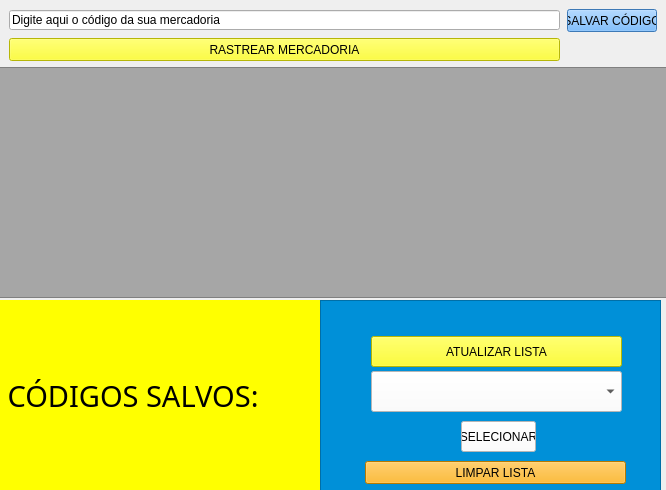
<?xml version="1.0" encoding="UTF-8"?>
<ui version="4.0">
 <class>MainWindow</class>
 <widget class="QMainWindow" name="MainWindow">
  <property name="geometry">
   <rect>
    <x>0</x>
    <y>0</y>
    <width>666</width>
    <height>490</height>
   </rect>
  </property>
  <property name="windowTitle">
   <string>Correios Tracker by.Leandro Furtado</string>
  </property>
  <widget class="QWidget" name="centralwidget">
   <widget class="QLineEdit" name="inputCodigo">
    <property name="geometry">
     <rect>
      <x>9</x>
      <y>10</y>
      <width>551</width>
      <height>20</height>
     </rect>
    </property>
    <property name="text">
     <string>Digite aqui o código da sua mercadoria</string>
    </property>
   </widget>
   <widget class="QPushButton" name="button_salvar">
    <property name="geometry">
     <rect>
      <x>567</x>
      <y>9</y>
      <width>90</width>
      <height>23</height>
     </rect>
    </property>
    <property name="cursor">
     <cursorShape>PointingHandCursor</cursorShape>
    </property>
    <property name="styleSheet">
     <string notr="true">border-color: rgb(255, 0, 0);
background-color: rgb(85, 170, 255);</string>
    </property>
    <property name="text">
     <string>SALVAR CÓDIGO</string>
    </property>
   </widget>
   <widget class="QPushButton" name="button_rastreio">
    <property name="geometry">
     <rect>
      <x>9</x>
      <y>38</y>
      <width>551</width>
      <height>23</height>
     </rect>
    </property>
    <property name="cursor">
     <cursorShape>PointingHandCursor</cursorShape>
    </property>
    <property name="styleSheet">
     <string notr="true">border-color: rgb(0, 255, 0);
background-color: rgb(255, 255, 10);
gridline-color: rgb(0, 38, 255);
gridline-color: rgb(85, 255, 0);</string>
    </property>
    <property name="text">
     <string>RASTREAR MERCADORIA</string>
    </property>
   </widget>
   <widget class="QLabel" name="label_tittle">
    <property name="geometry">
     <rect>
      <x>0</x>
      <y>300</y>
      <width>321</width>
      <height>191</height>
     </rect>
    </property>
    <property name="minimumSize">
     <size>
      <width>60</width>
      <height>30</height>
     </size>
    </property>
    <property name="maximumSize">
     <size>
      <width>800</width>
      <height>600</height>
     </size>
    </property>
    <property name="baseSize">
     <size>
      <width>360</width>
      <height>250</height>
     </size>
    </property>
    <property name="font">
     <font>
      <family>Arial Black</family>
      <pointsize>22</pointsize>
      <weight>10</weight>
      <italic>false</italic>
      <bold>false</bold>
     </font>
    </property>
    <property name="cursor">
     <cursorShape>ArrowCursor</cursorShape>
    </property>
    <property name="styleSheet">
     <string notr="true">background-color: rgb(255, 255, 0);
font: 87 22pt &quot;Arial Black&quot;;</string>
    </property>
    <property name="text">
     <string> CÓDIGOS SALVOS:</string>
    </property>
   </widget>
   <widget class="QScrollArea" name="scrollArea">
    <property name="geometry">
     <rect>
      <x>320</x>
      <y>300</y>
      <width>341</width>
      <height>191</height>
     </rect>
    </property>
    <property name="autoFillBackground">
     <bool>false</bool>
    </property>
    <property name="styleSheet">
     <string notr="true">background-color: rgb(0, 144, 216);</string>
    </property>
    <property name="widgetResizable">
     <bool>true</bool>
    </property>
    <widget class="QWidget" name="scrollAreaWidgetContents">
     <property name="geometry">
      <rect>
       <x>0</x>
       <y>0</y>
       <width>339</width>
       <height>189</height>
      </rect>
     </property>
     <widget class="QComboBox" name="box_codigos">
      <property name="geometry">
       <rect>
        <x>50</x>
        <y>70</y>
        <width>251</width>
        <height>41</height>
       </rect>
      </property>
      <property name="styleSheet">
       <string notr="true">background-color: rgb(255, 255, 255);</string>
      </property>
     </widget>
     <widget class="QPushButton" name="buttonBoxCodigos">
      <property name="geometry">
       <rect>
        <x>140</x>
        <y>120</y>
        <width>75</width>
        <height>31</height>
       </rect>
      </property>
      <property name="styleSheet">
       <string notr="true">background-color: rgb(255, 255, 255);</string>
      </property>
      <property name="text">
       <string>SELECIONAR</string>
      </property>
     </widget>
     <widget class="QPushButton" name="clearList">
      <property name="geometry">
       <rect>
        <x>44</x>
        <y>160</y>
        <width>261</width>
        <height>23</height>
       </rect>
      </property>
      <property name="styleSheet">
       <string notr="true">background-color: rgb(255, 170, 0);</string>
      </property>
      <property name="text">
       <string>LIMPAR LISTA</string>
      </property>
     </widget>
     <widget class="QPushButton" name="attList">
      <property name="geometry">
       <rect>
        <x>50</x>
        <y>35</y>
        <width>251</width>
        <height>31</height>
       </rect>
      </property>
      <property name="styleSheet">
       <string notr="true">background-color: rgb(255, 255, 0);</string>
      </property>
      <property name="text">
       <string>ATUALIZAR LISTA</string>
      </property>
     </widget>
    </widget>
   </widget>
   <widget class="QScrollArea" name="area_dados">
    <property name="geometry">
     <rect>
      <x>-1</x>
      <y>67</y>
      <width>671</width>
      <height>231</height>
     </rect>
    </property>
    <property name="styleSheet">
     <string notr="true">background-color: rgb(166, 166, 166);</string>
    </property>
    <property name="widgetResizable">
     <bool>true</bool>
    </property>
    <widget class="QWidget" name="scrollAreaWidgetContents_2">
     <property name="geometry">
      <rect>
       <x>0</x>
       <y>0</y>
       <width>669</width>
       <height>229</height>
      </rect>
     </property>
     <layout class="QGridLayout" name="gridLayout">
      <item row="0" column="0">
       <widget class="QLabel" name="label_dosDados">
        <property name="font">
         <font>
          <family>Comic Sans MS</family>
          <pointsize>12</pointsize>
         </font>
        </property>
        <property name="text">
         <string/>
        </property>
       </widget>
      </item>
     </layout>
    </widget>
   </widget>
  </widget>
 </widget>
 <resources/>
 <connections/>
</ui>
